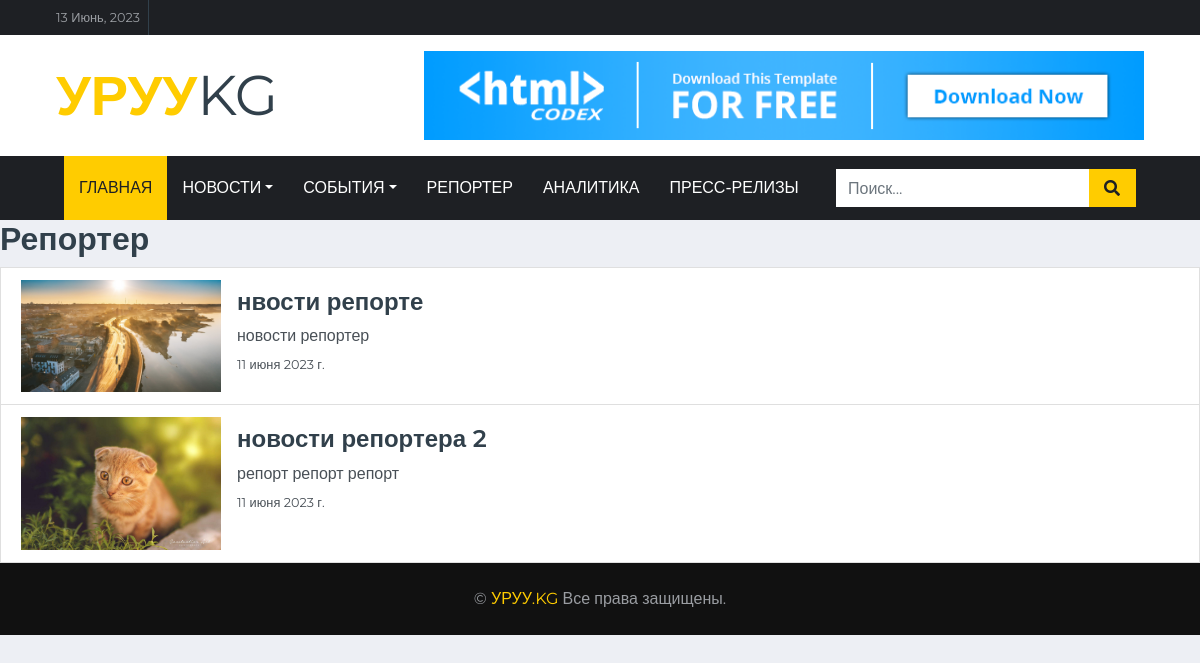
The page /reporter/all on the database its author committed.
### app/models.py (models this page shows, shortened)
class Post(models.Model, HitCountMixin):
    title = models.CharField(max_length=225)
    overview = RichTextField()
    category = models.ForeignKey("Category", on_delete=models.CASCADE, blank=True, null=True)
    created_date = models.DateField(auto_now_add=False)
    image = models.ImageField(upload_to='newsImage/', blank=True, null=True)
    description = models.TextField(default='')
    top_news = models.BooleanField(default=False)
    class Meta:
        ordering = ['-created_date']
        verbose_name = "Новости"
        verbose_name_plural = "Новости"

### app/views.py (the view)
# urls.py: path('reporter/all', repoter_list),
def repoter_list(request):
    news = Post.objects.filter(category=7)
    return render(request, 'reporter.html', {'news': news})

### app/templates/reporter.html (shortened to what this page needs)
{% extends 'base.html' %}
{% block page_content %}
{% load static %}
<h2>Репортер</h2>
<div class="list-group">
    {% for item in news %}
        <a href="/post/{{item.id}}" class="list-group-item list-group-item-action">
            <div class="media">
              <img src="{{ item.image.url }}" class="mr-3" width="200px">
              <div class="media-body">
                <h4 class="mt-0 text-left">{{ item.title }}</h4>
                <p class="mb-1">{{ item.description }}</p>
                <small>{{ item.created_date }}</small>
              </div>
            </div>
          </a>
 {% endfor %}
</div>
     {% endblock %}

### rows shown on the page
Post: image (picture), title "нвости репорте", description "новости репортер", created_date "11 июня 2023 г."
Post: image (picture), title "новости репортера 2", description "репорт репорт репорт", created_date "11 июня 2023 г."

### other values the page prints
{{ current_date }} "13 Июнь, 2023"
